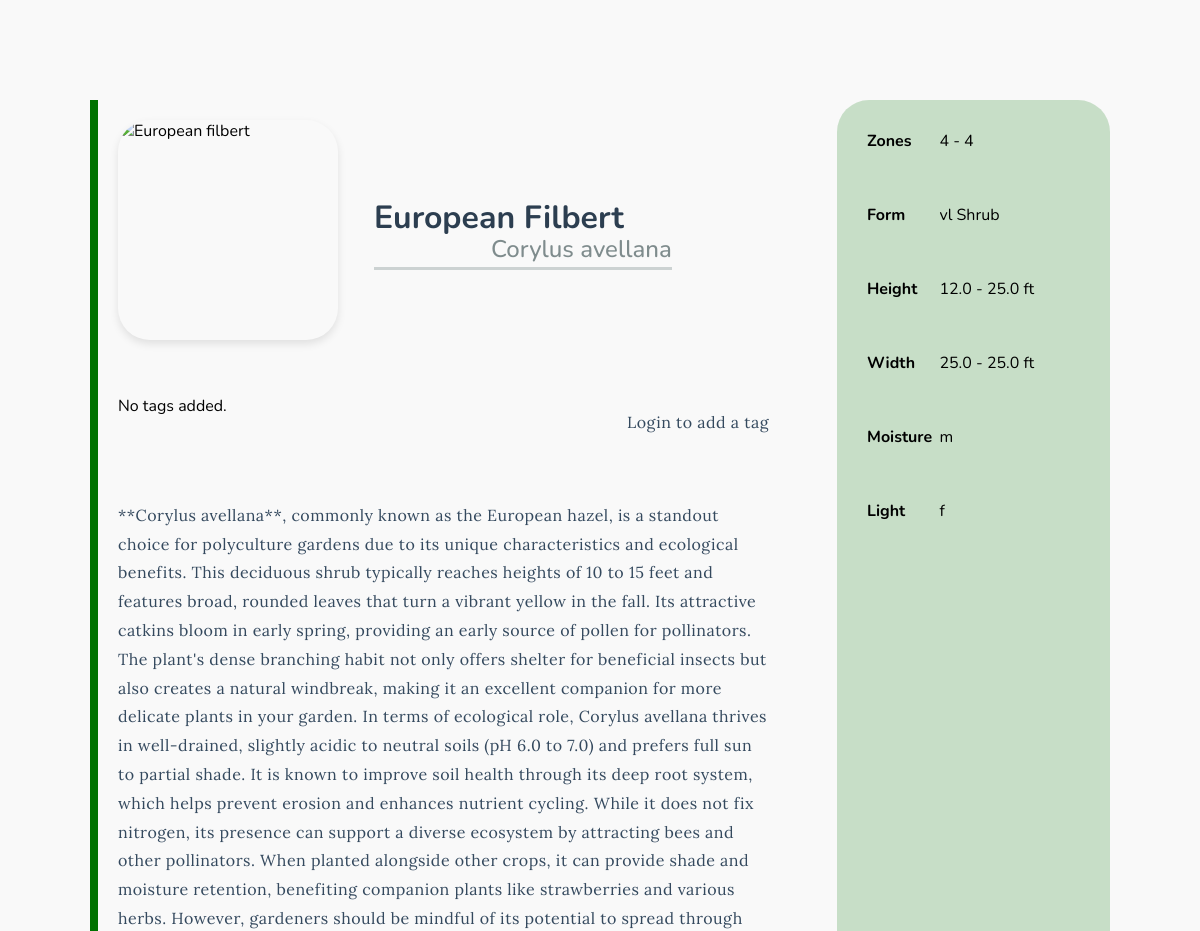
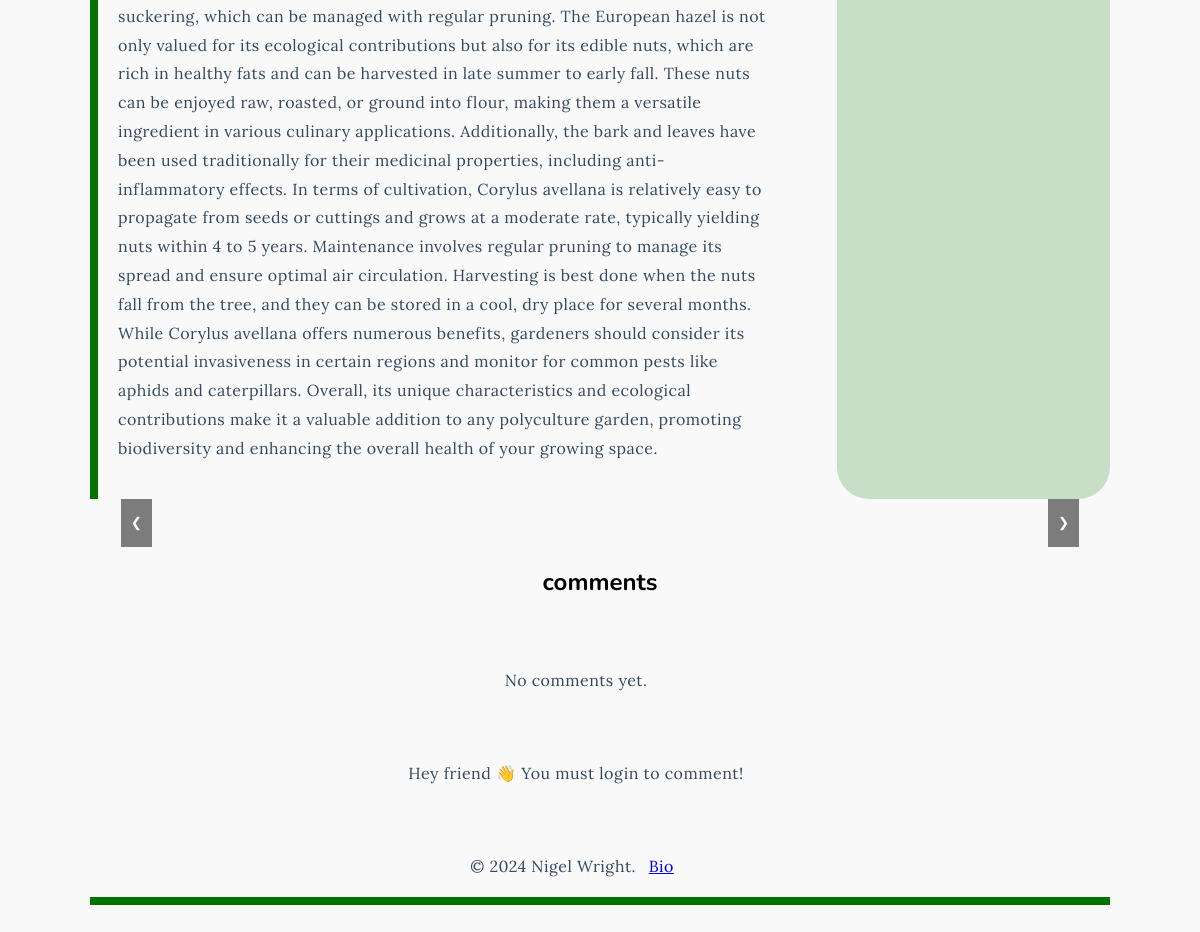
The page /plants/corylus-avellana/ on the database its author committed (2 pictures, top to bottom).
### plants/models.py (models this page shows, shortened)
class Plant(models.Model):
    genus = models.CharField(max_length=50)
    species = models.CharField(max_length=50)
    slug = models.SlugField(max_length=120, unique=False)
    common_name = models.CharField(max_length=100)
    family = models.CharField(max_length=30)
    zones = models.JSONField(blank=True, default=list)
    light = models.CharField(
        max_length=3,
        validators=[RegexValidator(regex='^[fds]{1,3}$')],
    )
    moisture = models.CharField(
        max_length=3,
        validators=[RegexValidator(regex='^[xmh]{1,3}$')],
    )
    form = models.CharField(
        max_length=10,
        choices=[('Herb', 'Herb'),
        ('Shrub', 'Shrub'),
        ('Tree', 'Tree'),
        ('Bamboo', 'Bamboo'),
        ('Vine', 'Vine')],
    )
    form_size = models.CharField(max_length=5)
    min_h = models.FloatField()
    max_h = models.FloatField()
    min_w = models.FloatField()
    max_w = models.FloatField()
    description = models.TextField(null=True, blank=True)
    tags = TaggableManager(through=PlantTaggedItem)
    class Meta:
        ordering = ['genus', 'species']
        indexes = [
            models.Index(fields=['genus', 'species'], name='latin_name_idx')
        ]
    def __str__(self):
        latin_name = f"{self.genus} {self.species}"
        return latin_name

### plants/views.py (the view, shortened to what this page needs)
# urls.py: path('<slug:slug>/', PlantDetailView.as_view(), name='plant_detail'),
class PlantDetailView(View):
    def dispatch(self, request, *args, **kwargs):
        method = request.method.lower()
        if method == 'get':
            if 'action' in kwargs:
                action = kwargs.pop('action')  # Remove 'action' from kwargs
                handler = getattr(self, action, self.http_method_not_allowed)
                print(f"Handler for action '{action}': {handler}")
            else:
                handler = self.get
            return handler(request, *args, **kwargs)
        return self.http_method_not_allowed(request, *args, **kwargs)
    def get(self, request, slug):
        plant = get_object_or_404(Plant, slug=slug)
        comments = plant.comments.filter(active=True)
        tag_form = TagForm()
        comment_form = CommentForm()
        context = {'plant': plant,
                   'emojis': [TAG_EMOJIS.get(tag.name) for tag in plant.tags.all()],
                   'comments': comments,
                   'comment_form': comment_form,
                   'tag_form': tag_form}
        print(f"Plant: {plant}")
        print(f"Tags: {plant.tags.all()}")
        print(f"Emojis: {context['emojis']}")
        return render(request, 'plant_detail.html', context)

### plants/templatetags/custom_filters.py (called while the page is built)
@register.filter
def zone_range(zones):
    if not zones:
        return ''
    return f'{min(zones)} - {max(zones)}'

### plants/templates/plant_detail.html (shortened to what this page needs)
{% load static %}
{% load random_shuffle %}
{% load custom_filters %}
<!DOCTYPE html>
<html lang="en">
<head>
    <link rel="stylesheet" href="{% static 'styles.css' %}">
</head>
<body>
    {% block content %}
    <div class="top-container">
        <div class="left-two-thirds">
            <div class="plant-header">
                <img id="main-image" class="main-pic" src="{% static 'placeholder.jpg' %}" alt="{{ plant.common_name }}">                <div class="plant-info">
                    <div class="center-me">
                        <h1>{{ plant.common_name }}</h1>
                        <h2>{{ plant.genus }} {{ plant.species }}</h2>
                    </div>
                </div>
            </div>
            <div class="tag-container">
                <div class="tags-wrapper">
                    {% for emoji in emojis %}
                    {{ emoji }}
                    {% empty %}
                    <span>No tags added.</span>
                    {% endfor %}
                </div>
                <div class="inline-tag-form">
                    {% if user.is_authenticated %}
                        {% include "includes/tag_form.html" %}
                    {% else %}
                        <p>Login to add a tag</p>
                    {% endif %}
                </div>
            </div>
            <p>{{ plant.description }}</p>
        </div>
        <div class="right-one-third">
            <div class="row">
                <div class="category">Zones</div>
                <div class="value">{{ plant.zones|zone_range }}</div>
            </div>
            <div class="row">
                <div class="category">Form</div>
                <div class="value">{{ plant.form_size }} {{ plant.form }}</div>
            </div>
            <div class="row">
                <div class="category">Height</div>
                <div class="value">{{ plant.min_h }} - {{ plant.max_h }} ft</div>
            </div>
            <div class="row">
                <div class="category">Width</div>
                <div class="value">{{ plant.min_w }} - {{ plant.max_w }} ft</div>
            </div>
            <div class="row">
                <div class="category">Moisture</div>
                <div class="value">{{ plant.moisture }}</div>
            </div>
            <div class="row">
                <div class="category">Light</div>
                <div class="value">{{ plant.light }}</div>
            </div>
        </div>
    </div>
    <div class="carousel-container">
        <div id="carousel" class="carousel">
        </div>
        <button class="carousel-button carousel-button-prev" aria-label="Previous image">&#10094;</button>
        <button class="carousel-button carousel-button-next" aria-label="Next image">&#10095;</button>
    </div>
    <div class="comments">
        {% with comments.count as total_comments %}
        <h2>
            {{ total_comment }} comment{{ total_comments|pluralize }}
        </h2>
        {% endwith %}
        {% for comment in comments %}
            <div class="comment">
                <span class="comment-body">
                    {{ comment.body|linebreaks }}
                </span>
                <span class="comment-info">
                    -
                    {{ comment.user_profile.user.username }} -
                    {{ comment.created }}
                </span>
            </div>
        {% empty %}
            <p>No comments yet.</p>
        {% endfor %}
            <div class="comment-form">
                {% if user.is_authenticated %}
                    {% include "includes/comment_form.html" %}
                {% else %}
                    <p>Hey friend 👋 You must login to comment!</p>
                {% endif %}
            </div>
        </div>
    {% endblock %}
    <footer class="footer">
        <p>&copy; 2024 Nigel Wright. <a href="your-bio-link.html">Bio</a></p>
    </footer>
</body>
</html>

### plants/static/styles.css (style rules this page uses)
body { font-family: Nunito, sans-serif; margin: 100px auto; padding: 0px 20px; background-color: #f9f9f9; width: 85%; }
.top-container { display: flex; border-left: 0.5rem solid #007200; }
.plant-header { display: flex; justify-content: left; margin-bottom: 20px; min-height: 150px; }
.plant-info { display: flex; flex-direction: column; justify-content: center; line-height: 0.7rem; margin-left: 1rem; }
.plant-info h1 { font-size: 2rem; color: #2c3e50; margin-right: 3rem; text-transform: capitalize; }
.plant-info h2 { font-size: 1.5rem; font-weight: 500; margin-bottom: 0.7rem; color: #7f8c8d; text-align: right; }
.center-me { cursor: pointer; transition: border-color 0.4s, transform 0.3s; border-bottom: 0.2em solid #ccd2d2; }
.main-pic { width: 220px; height: 220px; left: 20px; object-fit: cover; margin-right: 20px; box-shadow: 0 4px 8px rgba(0, 0, 0, 0.1); transition: filter 0.3s, transform 0.3s, box-shadow 0.3s; cursor: pointer; }
p { font-family: "Lora", serif; font-size: 1rem; letter-spacing: 0.03rem; line-height: 1.8; color: #34495e; margin-top: 3rem; margin-right: 3rem; }
button { margin: 0rem 1.3rem; cursor: pointer; border-radius: 6%; padding: 1rem 2rem; }
.carousel-container { width: 100%; overflow: hidden; position: relative; }
.carousel { display: flex; transition: transform 0.5s ease-in-out; padding-top: 3rem; }
img { border-radius: 2rem; }
.carousel-button { position: absolute; top: 50%; height: 4rem; transform: translateY(-50%); background: rgba(0, 0, 0, 0.5); color: white; border: none; padding: 10px; cursor: pointer; transition: background-color 0.3s, color 0.3s; }
.carousel-button-prev { left: 10px; }
.carousel-button-next { right: 10px; }
.main-pic, .carousel-item img { cursor: pointer; }
.left-two-thirds { flex: 3; padding: 20px; }
.right-one-third { display: flex; flex-direction: column; gap: 2rem; background-color: #00720033; border-radius: 2rem; margin: 0 auto; flex: 1; padding: 20px; }
.row { display: flex; justify-content: space-between; align-items: center; padding: 10px; }
.category { flex: 1; font-weight: bold; max-width: 33%; }
.value { flex: 2; max-width: 66%; }
.comments { margin: 0 auto; display: flex; flex-direction: column; align-items: center; }
.comment-form { display: flex; flex-direction: column; align-items: center; width: 50%; }
.footer { border-bottom: #007200 solid 0.5rem; color: #000000; text-align: center; font-size: 14px; margin-top: 3rem; }
.footer a { text-decoration: underline; padding-inline: 0.5rem; }
.tag-container { display: flex; align-items: center; justify-content: space-between; }
.inline-tag-form { display: flex; align-items: center; gap: 0.5rem; }
.tags-wrapper { display: flex; flex-wrap: wrap; }

### rows shown on the page
Plant: common_name "European Filbert", genus "Corylus", species "avellana", description "**Corylus avellana**, commonly known as the European hazel, is a standout choice for polyculture gardens due to its unique characteristics and ecological benefits. This deciduous shrub typically reaches heights of 10 to 15 feet and features broad, rounded leaves that turn a vibrant yellow in the fall. Its attractive catkins bloom in early spring, providing an early source of pollen for pollinators. The plant's dense branching habit not only offers shelter for beneficial insects but also creates a natural windbreak, making it an excellent companion for more delicate plants in your garden. In terms of ecological role, Corylus avellana thrives in well-drained, slightly acidic to neutral soils…", zones|zone_range "4 - 4", form_size "vl", form "Shrub", min_h "12.0", max_h "25.0", min_w "25.0", max_w "25.0", moisture "m", light "f"
